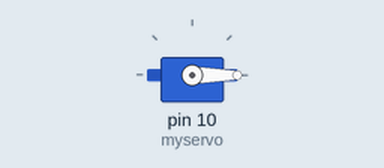
Simulated run of this sketch. Board: Arduino Uno, built with avr-gcc and run on an emulated ATmega328P. On the bench: servo. What the sketch prints to the serial monitor is not drawn.

Above: at 0.05 s.
At 5.2 s:
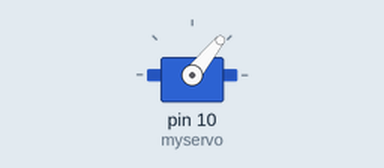
At 7.7 s:
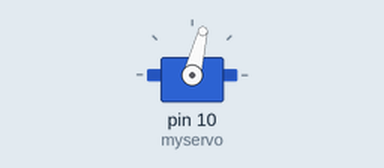
At 10.4 s:
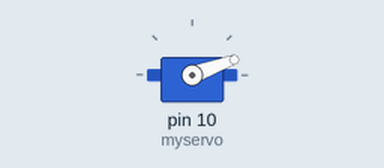
Timing chart, 0 to 13.8 s (numbered marks = the images above):
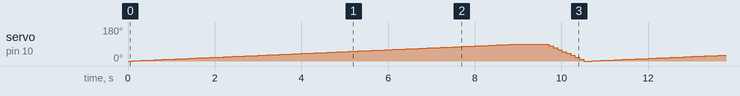

The sketch:

servo1.ino
```cpp
#include <Servo.h> // This is for using servo motors

Servo myservo; // Create servo object to control a servo
int pos = 0;   // Variable to store the servo position, it's just an integer

void setup()
{
    myservo.attach(10); // Attach the servo on pin 10, that's where it's connected
    Serial.begin(9600); // Start serial communication at 9600 baud rate

    myservo.write(0); // Set the servo to 0 degrees initially

    while (!Serial)
    {
        delay(1000); // Wait for the serial to be ready, just in case
    }

    Serial.println("Serial UP!\n"); // Just printing that serial is ready
}

void loop()
{
    // servo 01 - start from 0 turning 90 in 1 deg turns
    for (pos = 0; pos <= 90; pos += 1)
    {                                          // Looping from 0 to 90 degrees
        myservo.write(pos);                    // Move the servo
        Serial.println("\nMy servo 01" + pos); // Print the position for servo 01
        delay(100);                            // Wait for a bit
    }

    delay(500); // Another small delay
    for (pos = 90; pos >= 0; pos -= 10)
    {                       // Now the servo moves from 90 down to 0, in steps of 10
        myservo.write(pos); // Move the servo
        delay(100);         // Wait for a bit
    }
}
```
